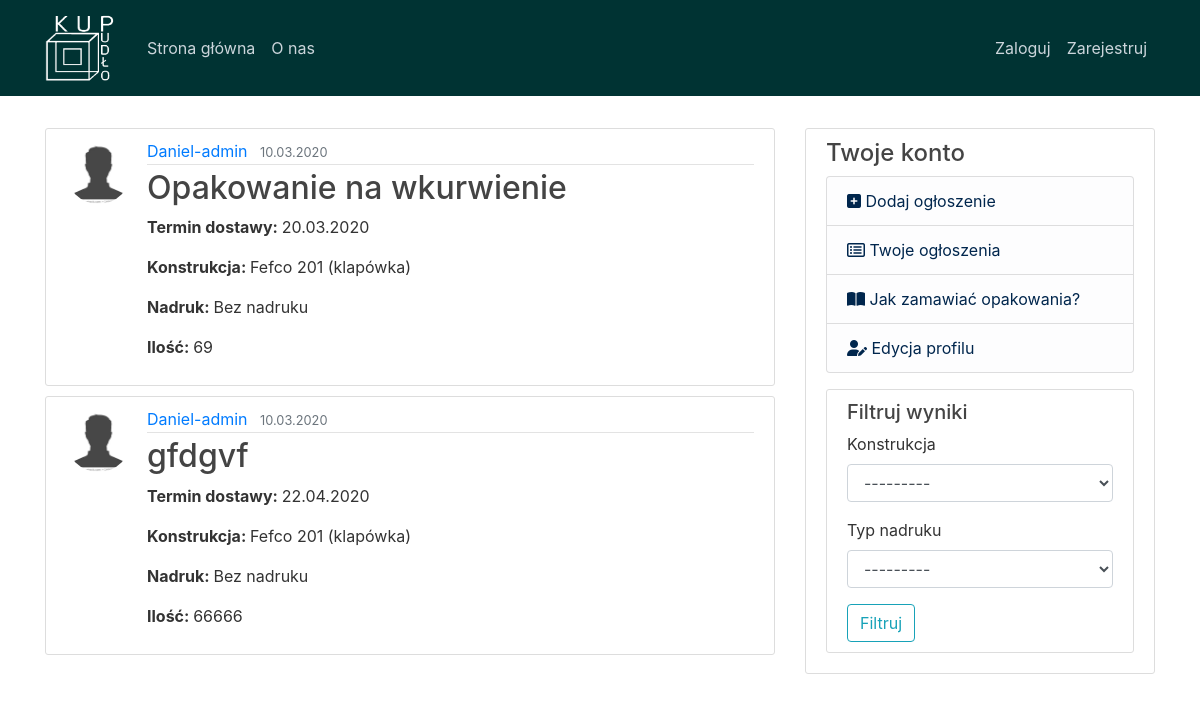
The app's page /, older data.
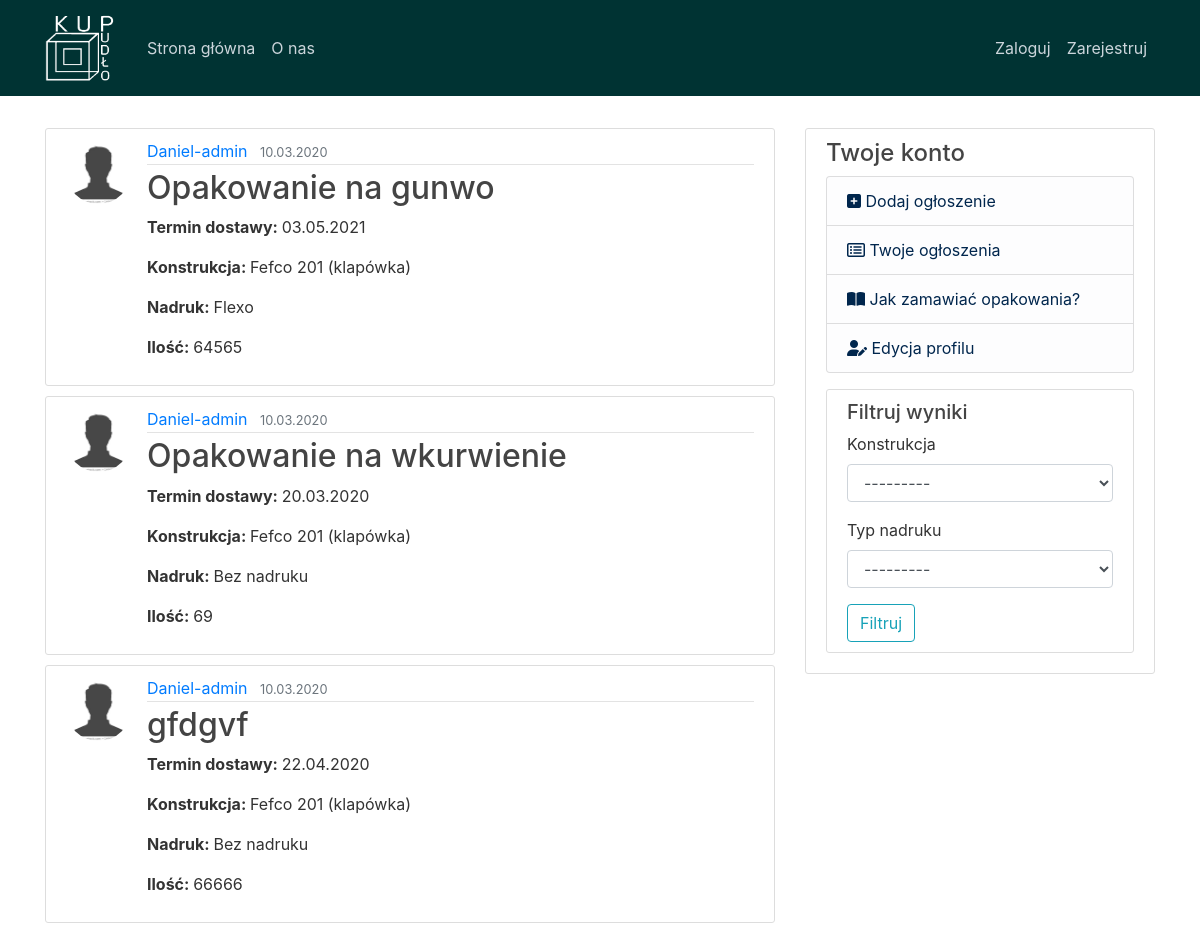
The same page, newer data.
### Tablica/models.py (models this page shows, shortened)
class ogloszenie(models.Model):
    autor = models.ForeignKey(User, on_delete=models.CASCADE)
    data_dodania = models.DateTimeField(auto_now=True)
    nazwa_opakowania = models.CharField(max_length=100)
    termin_dostawy = models.DateTimeField(default="")
    ilość = models.IntegerField(default=0, validators=[MaxValueValidator(1000000), MinValueValidator(0)])
    treść = models.TextField(blank=True)
    długość_mm = models.PositiveSmallIntegerField(null=True, blank=True)
    szerokość_mm = models.PositiveSmallIntegerField(null=True, blank=True)
    wysokość_mm = models.PositiveSmallIntegerField(null=True, blank=True)
    class konstrukcje (models.TextChoices):
        fefco_201 = "aa", _('Fefco 201 (klapówka)')
        fefco_422 = "ab", _('Fefco 422 (tacka skladana recznie)')
        fefco_451 = "ac", _('Fefco 451 (tacka klejona)')
        fefco_700 = "ad", _('Fefco 700 (dno automatyczne)')
        inne = "ae", _('Inne')
    konstrukcja = models.CharField(max_length=30, choices=konstrukcje.choices, default=konstrukcje.fefco_201)
    class nadruk(models.TextChoices):
        bez_nadruku = "bz", ('Bez nadruku')
        flexo = "fl",_('Flexo')
        offset = "of",_('Offset')
    typ_nadruku = models.CharField(max_length=2, choices=nadruk.choices, default=nadruk.bez_nadruku)
    LICZBA_KOLOROW = [
        ('0', '0'),
        ('1', '1'),
        ('2', '2'),
        ('3', '3'),
        ('4', '4'),
        ('5', '5')
    ]
    ilość_kolorów = models.CharField(max_length=30, choices=LICZBA_KOLOROW, default='0', blank=True)
    powierzchnia_zadruku = models.IntegerField(validators=[MaxValueValidator(100), MinValueValidator(0)], blank=True)
    class wojewodztwa(models.TextChoices):
        brak = "BK", _("---")
        dolnoslaskie = "DS", _("dolnośląskie")
        kujawsko_pomorskie = "KP", _("kujawsko-pomorskie")
        lubelskie = "LU", _("lubelskie")
        lubuskie = "LB", _("lubuskie")
        lodzkie = "LDZ", _("łódzkie")
        malopolskie = "MP", _("małopolskie")
        mazowieckie = "MZ", _("mazowieckie")
        opolskie = "OP", _("opolskie")
        podkarpackie = "PK", _("podkarpackie")
        podlaskie = "PL", _("podlaskie")
        pomorskie = "PM", _("pomorskie")
        slaskie = "SL", _("śląskie")
        swietokrzyskie = "SK", _("świętokrzyskie")
        warminsko_mazurskie = "WM", _("warmińsko-mazurskie")
        wielkopolskie = "WP", _("wielkopolskie")
        zachodniopomorskie = "ZP", _("zachodniopomorskie")
    województwo = models.CharField(max_length=30, choices=wojewodztwa.choices, default=wojewodztwa.brak)
    miejscowość = models.CharField(max_length=100, default="")
    class palety(models.TextChoices):
        Euro_paleta = "EU", _('Paleta EURO')
        Paleta_UK = "UK", _('Paleta UK')
        Paleta_jednorazowa = "PJ", _('Paleta jednorazowa')
    Paleta = models.CharField(max_length=100, choices=palety.choices, default=palety.Euro_paleta)

### users/models.py (models this page shows, shortened)
class Profile(models.Model):
    user = models.OneToOneField(User, on_delete=models.CASCADE)
    image = models.ImageField(default='default.jpg', upload_to='profile_pics')

### Tablica/views.py (the view)
# urls.py: path('', ogloszenieListView.as_view(), name='index'),
class ogloszenieListView(ListView):         #View strony głównej, używamy wbudowanego modułu ListView
    model = ogloszenie                      #wybieramy co będzie naszym modelem w tym View (ogloszenie)
    template_name = 'Tablica/home.html'     #nazwa pliku html
    context_object_name = 'ogloszenie'
    ordering = ['-data_dodania']            #segregowanie listy po dacie dodania
    paginate_by = 5                         #tyle powinno wyświetlać się ogłoszeń na jednej stronie
    def get_context_data(self, **kwargs):                   #moduł filtrów
        context = super().get_context_data(**kwargs)
        context['filter'] = ogloszenieFilter(self.request.GET, queryset=self.get_queryset())
        return context

### Tablica/templates/Tablica/home.html (shortened to what this page needs)
{% extends "Tablica/base.html" %}
{% load crispy_forms_tags %}
{% block filter %}
<div class="content-section">
    <h5>Filtruj wyniki</h5>
    <form method="GET">
        {{ filter.form|crispy }}
        <button class="btn btn-outline-info" type="submit">Filtruj</button>
    </form>
</div>
{% endblock %}
{% block body %}
    <body style="background-color:#ffffff">
    {% for ogloszenie in filter.qs %}
        <article class="media content-section">
          <img class="rounded-circle article-img" src="{{ ogloszenie.autor.profile.image.url }}">
          <div class="media-body">
            <div class="article-metadata">
              <a class="mr-2" href="{% url 'profil-ogloszenia' ogloszenie.autor.username %}">{{ogloszenie.autor}}</a>
              <small class="text-muted">{{ ogloszenie.data_dodania|date:"d.m.o" }}</small>
            </div>
            <h2><a class="article-title" href="{% url 'ogloszenie-detal' ogloszenie.id %}">{{ ogloszenie.nazwa_opakowania }}</a></h2>
            <p class="article-content"><b>Termin dostawy: </b>{{ogloszenie.termin_dostawy|date:"d.m.o"}}</p>
            <p class="article-content"><b>Konstrukcja: </b>{{ogloszenie.get_konstrukcja_display}}</p>
            <p class="article-content"><b>Nadruk: </b>{{ogloszenie.get_typ_nadruku_display}}</p>
            <p class="article-content"><b>Ilość: </b>{{ogloszenie.ilość}}</p>
          </div>
        </article>
    {% endfor %}
{% endblock %}

### Tablica/templates/Tablica/base.html (shortened to what this page needs)
{% load static %}
<!DOCTYPE html>
<html lang="pl">
<head>
    <link rel="stylesheet" href="https://maxcdn.bootstrapcdn.com/bootstrap/4.0.0/css/bootstrap.min.css">
    <link rel="stylesheet" type="text/css" href="{% static 'Tablica/main.css' %}">
</head>
<body>
    <header class="site-header">
      <nav class="navbar navbar-expand-md navbar-dark bg-steel fixed-top">
        <div class="container">
          <a class="navbar-brand mr-4" href="{% url 'index' %}"><img src="{% static "Tablica/logo.gif" %}" width="70" height="70" alt = "KuPudło" /></a>
          <div class="collapse navbar-collapse" id="navbarToggle">
            <div class="navbar-nav mr-auto">
              <a class="nav-item nav-link" href="{% url 'index' %}">Strona główna</a>
              <a class="nav-item nav-link" href="{% url 'home-about' %}">O nas</a>
            </div>
            <div class="navbar-nav">
              {% if user.is_authenticated %}
                <a class="nav-item nav-link" href="{% url 'logout' %}">Wyloguj</a>
              {% else %}
                <a class="nav-item nav-link" href="{% url 'login' %}">Zaloguj</a>
                <a class="nav-item nav-link" href="{% url 'register' %}">Zarejestruj</a>
              {% endif %}
            </div>
          </div>
        </div>
      </nav>
    </header>
    <main role="main" class="container">
      <div class="row">
        <div class="col-md-8">
          {% block body %}{% endblock %}
        </div>
        <div class="col-md-4">
            <br/>
            <br/>
              <div class="content-section">
                <h4>Twoje konto</h4>
                  <ul class="list-group">
                    <li class="list-group-item list-group-item-light"><a style="color:#00264d" href="{% url 'ogloszenie-nowe' %}"><i class="fas fa-plus-square"></i> Dodaj ogłoszenie</a></li>
                    <li class="list-group-item list-group-item-light"><a style="color:#00264d" href="{% url 'index' %}"><i class="far fa-list-alt"></i> Twoje ogłoszenia</a></li>
                    <li class="list-group-item list-group-item-light"><a style="color:#00264d" href="#"><i class="fas fa-book-open"></i> Jak zamawiać opakowania?</a></li>
                    <li class="list-group-item list-group-item-light"><a style="color:#00264d" href="{% url 'profile' %}"><i class="fas fa-user-edit"></i> Edycja profilu</a></li>
                  </ul>
                  {% block filter %}{% endblock %}
              </div>
            </div>
        </div>
    </main>
</body>
</html>

### Tablica/static/Tablica/main.css (style rules this page uses)
body { background: #fafafa; color: #333333; margin-top: 5rem; }
h1, h2, h3, h4, h5, h6 { color: #444444; }
ul { margin: 0; }
.bg-steel { background-color: #003333; }
.site-header .navbar-nav .nav-link { color: #cbd5db; }
.content-section { background: #ffffff; padding: 10px 20px; border: 1px solid #dddddd; border-radius: 3px; margin-bottom: 10px; }
.article-title { color: #444444; }
.article-content { white-space: pre-line; }
.article-img { height: 65px; width: 65px; margin-right: 16px; }
.article-metadata { padding-bottom: 1px; margin-bottom: 4px; border-bottom: 1px solid #e3e3e3 }

Row changes from the older to the newer data that the page shows:
added ogloszenie: autor.profile.image (placeholder picture), autor "Daniel-admin", data_dodania "10.03.2020", nazwa_opakowania "Opakowanie na gunwo", termin_dostawy "03.05.2021", konstrukcja "Fefco 201 (klapówka)", typ_nadruku "Flexo", ilość "64565"
